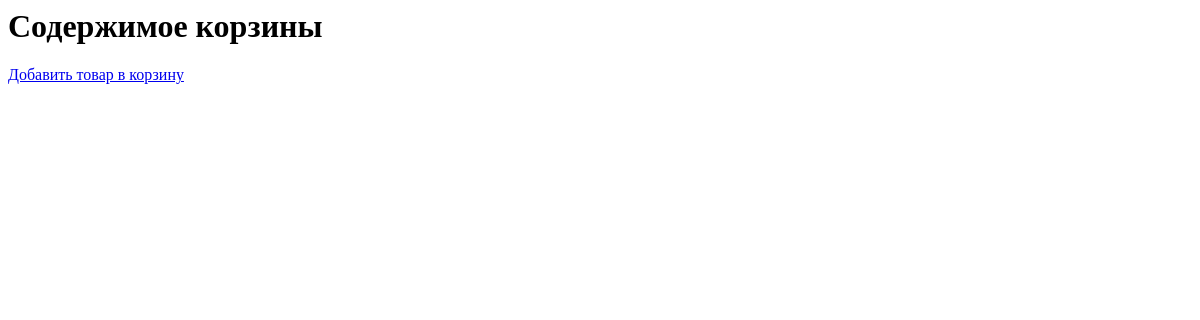
Before: /basket_product_list/ with the older database file.
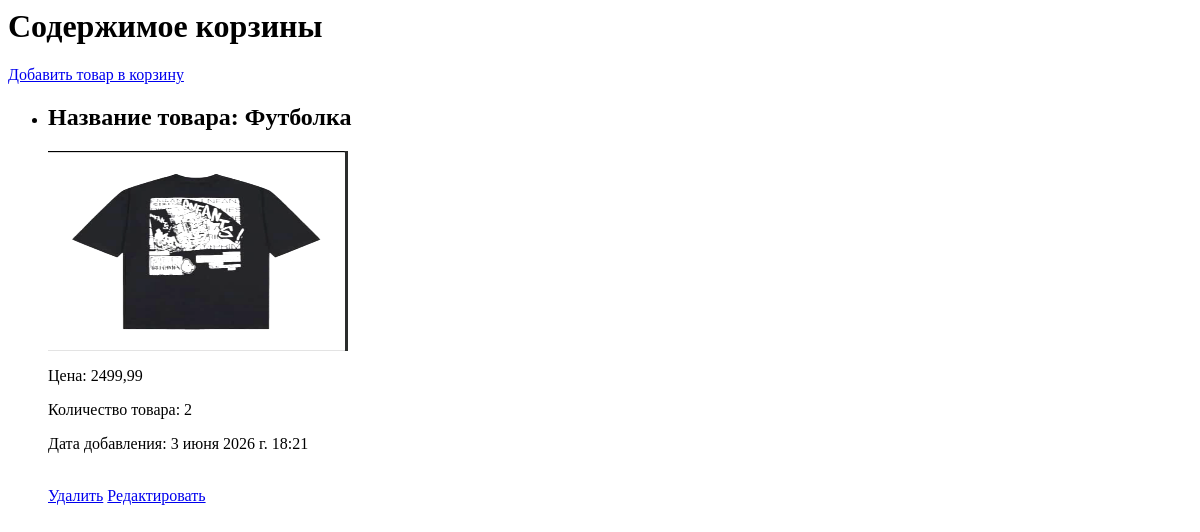
After: the same page with the newer database file.
### basket/models.py (models this page shows, shortened)
class Basket(models.Model):
    product_title = models.CharField(max_length=100)
    product_photo = models.ImageField(upload_to='basket/')
    price = models.DecimalField(max_digits=8, decimal_places=2)
    quantity = models.PositiveIntegerField()
    added_at  = models.DateTimeField(auto_now_add=True)
    class Meta:
        verbose_name = 'Товар'
        verbose_name_plural = 'Товары'

### basket/views.py (the view)
# urls.py: path('basket_product_list/', views.ProductListView.as_view(), name='basket_product_list'),
class ProductListView(generic.ListView):
    template_name = 'product_list.html'
    model = Basket
    context_object_name = 'basket_products'
    def get_queryset(self):
        return self.model.objects.all().order_by('-id')

### templates/product_list.html
<h1>Содержимое корзины</h1>
<a href="{% url 'create_product' %}">Добавить товар в корзину</a>
<ul>
    {% for product in basket_products %}
    <li>
        <h2>Название товара: {{ product.product_title }}</h2>
        <img src="{{ product.product_photo.url }}" alt="{{ product.product_title }}" width="300" height="200">
        <p>Цена: {{ product.price }}</p>
        <p>Количество товара: {{ product.quantity }}</p>
        <p>Дата добавления: {{ product.added_at }}</p>
        <br>
        <a href="/delete_product/{{ product.id }}/delete/">Удалить</a>
        <a href="/update_product/{{ product.id }}/update/">Редактировать</a>
    </li>
    {% endfor %}
</ul>

Changed rows visible on the page:
added Basket: product_title "Футболка", product_photo (picture), price "2499,99", quantity "2", added_at "3 июня 2026 г. 18:21"
